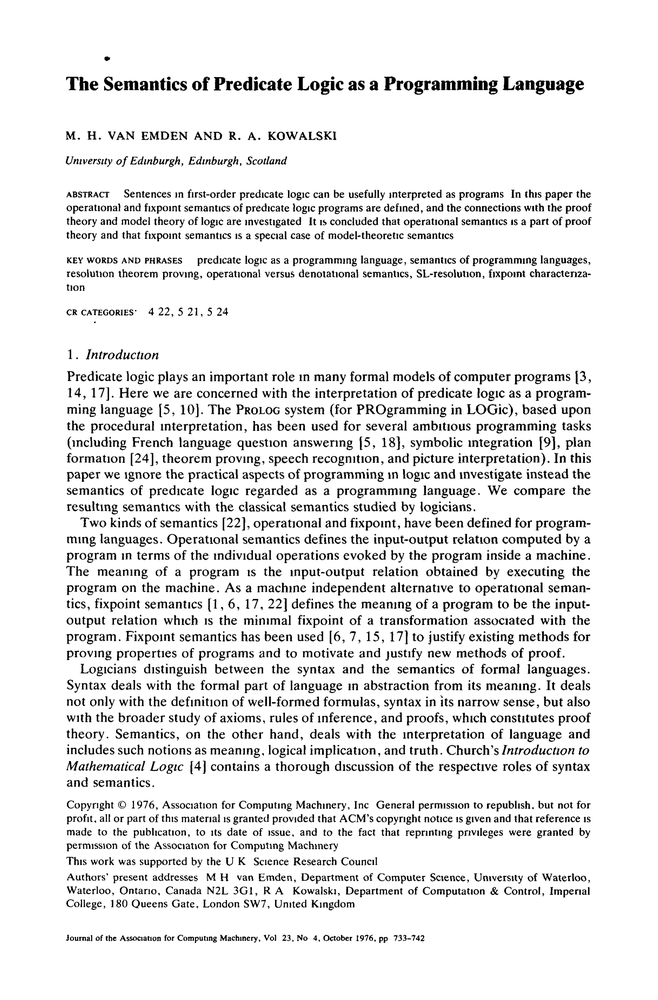
#> input picture images/Emden76/1.png, 658 x 1000 px, shrunk from 3751 x 5700 before the run, found by its file name
$ python xycut.py
#> lines starting #> are read from the running program, lines starting #| are printed output that depends on the picture; after the words box and inside, x2 and y2 are one past the last pixel; in counts of white or black regions, pixels touching at a corner belong together
#> further down, image is the input picture: PIL image 658x1000 RGB; min 0, max 255, mean 232.2
# Important Imports
import numpy as np
from PIL import Image
from scipy.signal import find_peaks
import cv2

# image = PIL.Image, n = Number of Segments
# ignoreBottomTop = Segmentation of top and bottom of Image
# axis = 0 (for vertical-lines) or 1 (for horizontal-lines)
# Returns a gray image, PIL Image.
def recursiveXYCut(image, n, ignoreBottomTop = True, axis = 1):
#> called with n = 50, ignoreBottomTop = True, axis = 1
    image = image.convert('L')
#> image: PIL image 658x1000 L
    image_arr = np.asarray(image)
    # distance for peaks
    distance = image_arr.shape[0 if axis == 1 else 1]/n
#> distance = 20
    # Sum the pixels along given axis
    sum_vals = image_arr.sum(axis = axis)
#> sum_vals = 1000 values, max 167790 at index 0, min 83577 at index 89, mean 152792.3
    # Get the indices of the peaks
    peaks, _ = find_peaks(sum_vals, distance=distance)
#> peaks = 33 values from 68 to 922
    # Temp variable to create segment lines i.e. 0 out the required values.
    temp = np.ones(image_arr.shape)
    # Skip top and bottom segmentation or not (depends on the param)
    #for peak in peaks[1:-1 if ignoreBottomTop else ]:
    for peak in peaks[1:-1] if ignoreBottomTop else peaks:
        if axis == 1:
            temp[range(peak-2, peak+2)] = 0
        else:
            temp[:, range(peak-2, peak+2)] = 0
#> this loop made 31 passes
#> peak on passes 1 to 12: 92, 112, 148, 178, 202, 228, 248, 278, 299, 336, 364, 386
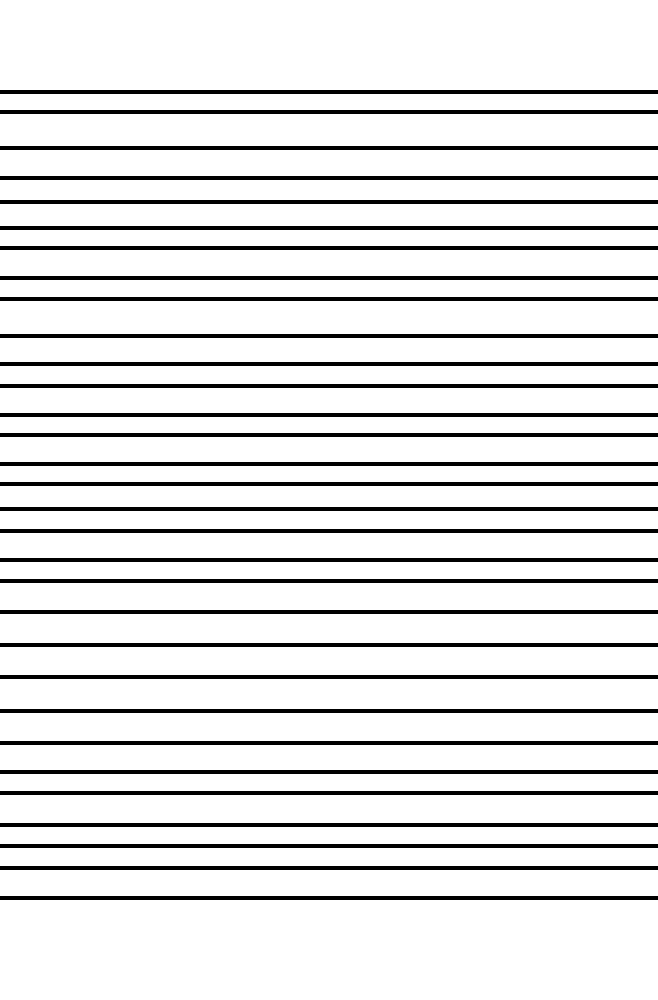
#> temp: shape (1000, 658) float64; values 0 (black) and 1 (white), 87.6% white; 31 black regions, largest, box (x1, y1, x2, y2) and area: (0, 90, 658, 94) 2632, (0, 110, 658, 114) 2632, (0, 146, 658, 150) 2632
    return Image.fromarray(np.uint8(image_arr * temp))
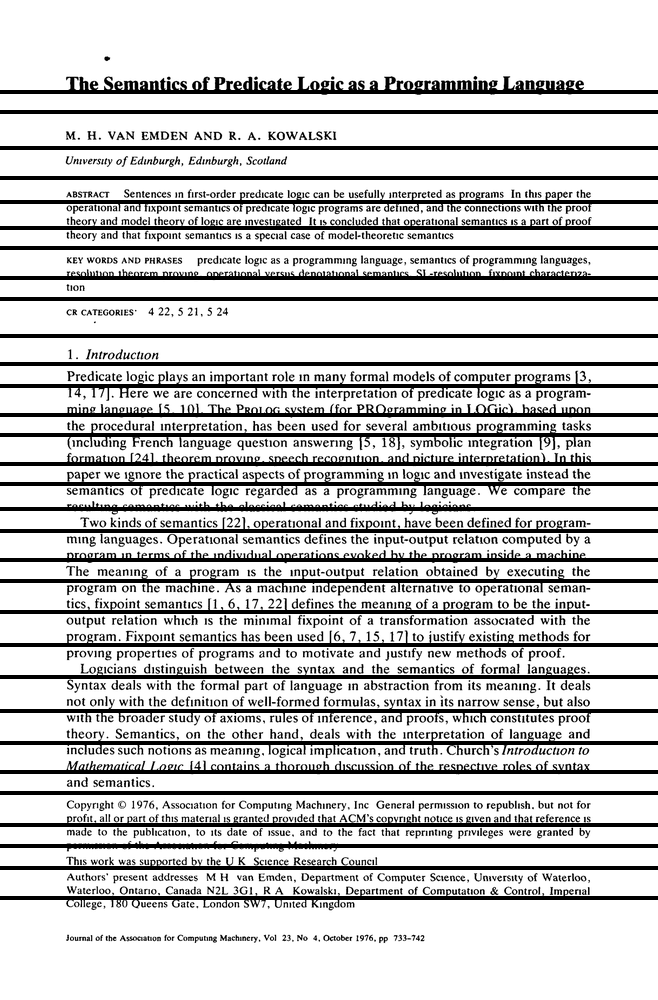
#> returned value: PIL image 658x1000 L; min 0, max 255, mean 201.8

if __name__=='__main__':
    image = Image.open("/Users/parag/Downloads/test_pdf_2_img/Alford94/1.png")
    image = recursiveXYCut(image, 50)
    import matplotlib.pyplot as plt
    import matplotlib.image as mpimg
    imgplot = plt.imshow(image)
    plt.show()

$ run again, with images/Emden76/10.png copied over images/Emden76/1.png
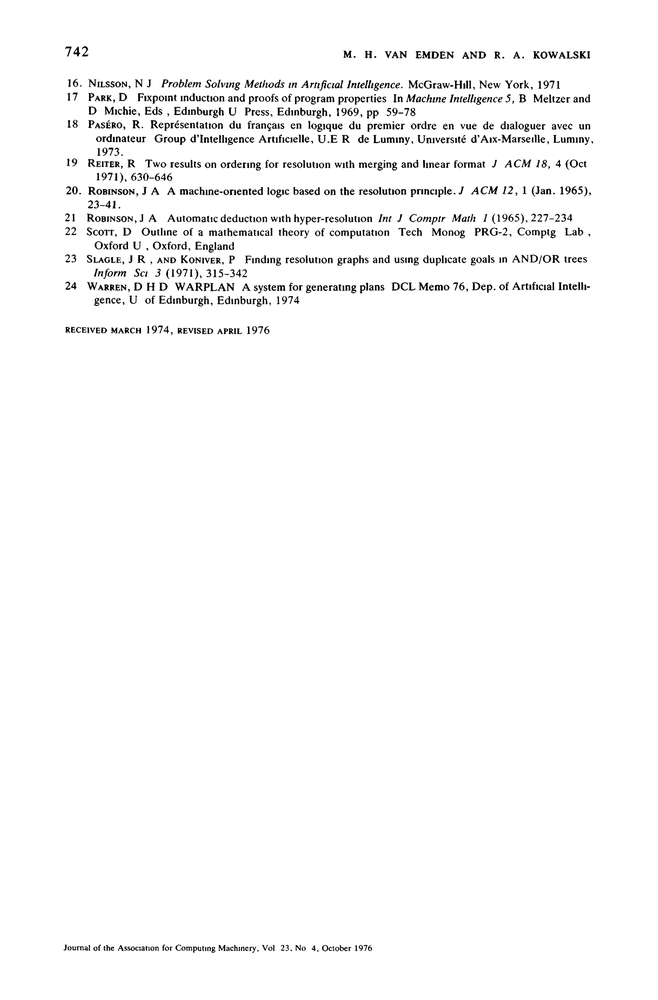
#> input picture images/Emden76/10.png, 658 x 1000 px, shrunk from 3751 x 5700 before the run, found by its file name
#> image is the input picture: PIL image 658x1000 RGB; min 0, max 255, mean 248.6
#> image: PIL image 658x1000 L
#> sum_vals = 1000 values, max 167790 at index 0, min 109907 at index 193, mean 163585.8
#> peaks = [45, 68, 91, 119, 146, 183, 209, 240, 266, 294, 315, 639, 943]
#> the loop in recursiveXYCut, `for peak in peaks[1:-1] if ignoreBottomTop else peaks:` made 11 passes
#> peak on passes 1 to 8: 68, 91, 119, 146, 183, 209, 240, 266
#> after the loop in recursiveXYCut, `for peak in peaks[1:-1] if ignoreBottomTop else peaks:`:
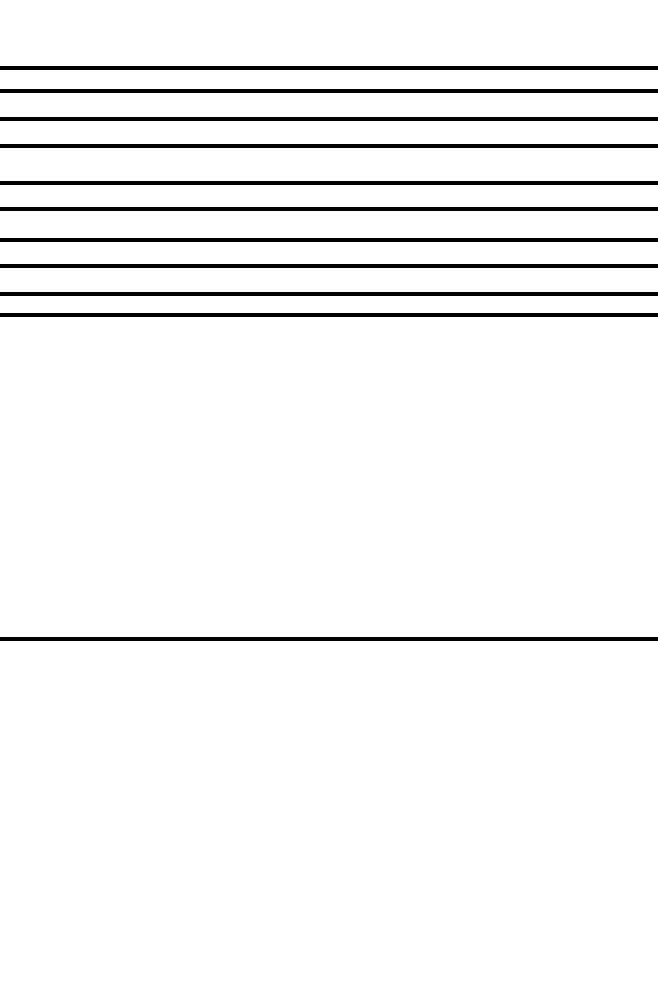
#> temp: shape (1000, 658) float64; values 0 (black) and 1 (white), 95.6% white; 11 black regions, largest, box (x1, y1, x2, y2) and area: (0, 66, 658, 70) 2632, (0, 89, 658, 93) 2632, (0, 117, 658, 121) 2632
#> in recursiveXYCut, `return Image.fromarray(np.uint8(image_arr * temp))`:
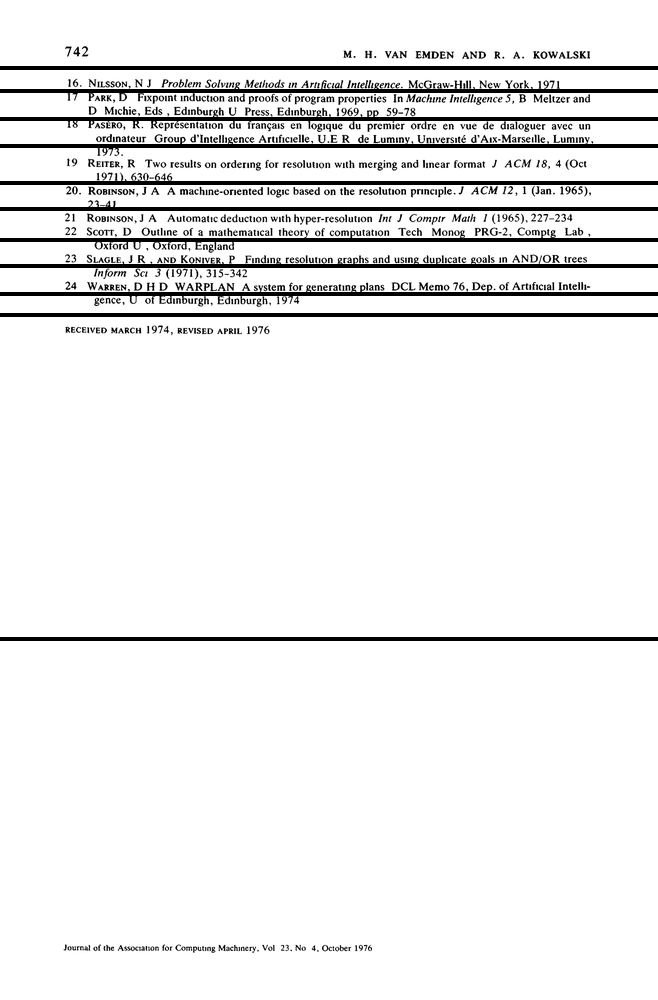
#> returned value: PIL image 658x1000 L; min 0, max 255, mean 237.4

$ run again, with images/Emden76/2.png copied over images/Emden76/1.png
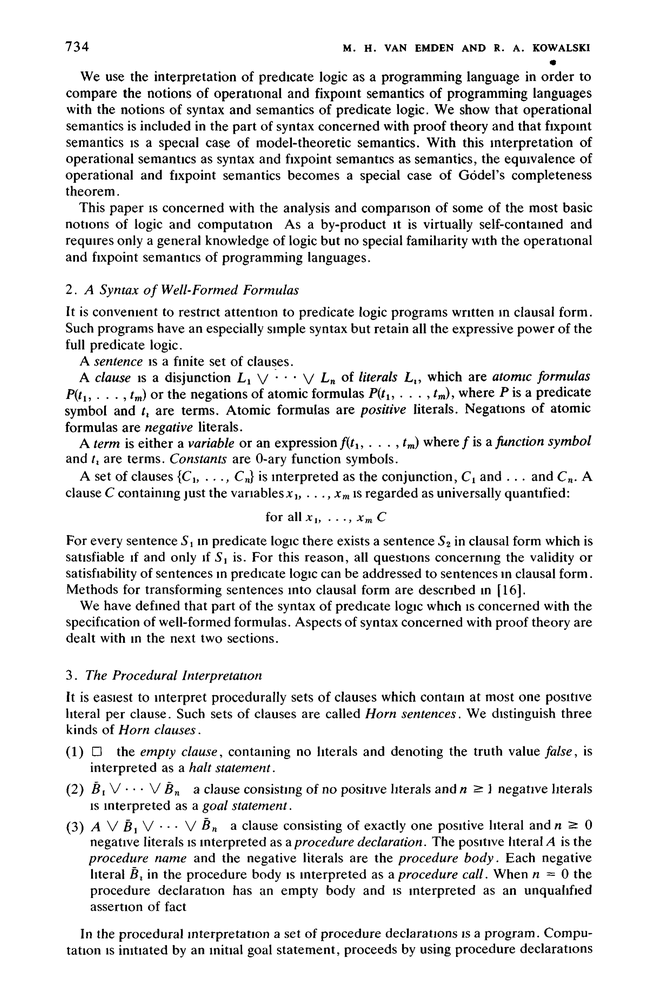
#> input picture images/Emden76/2.png, 658 x 1000 px, shrunk from 3751 x 5700 before the run, found by its file name
#> image is the input picture: PIL image 658x1000 RGB; min 0, max 255, mean 232.4
#> image: PIL image 658x1000 L
#> sum_vals = 1000 values, max 167790 at index 0, min 101537 at index 162, mean 152891.7
#> peaks = 33 values from 55 to 942
#> the loop in recursiveXYCut, `for peak in peaks[1:-1] if ignoreBottomTop else peaks:` made 31 passes
#> peak on passes 1 to 8: 82, 102, 131, 152, 177, 199, 229, 249
#> after the loop in recursiveXYCut, `for peak in peaks[1:-1] if ignoreBottomTop else peaks:`:
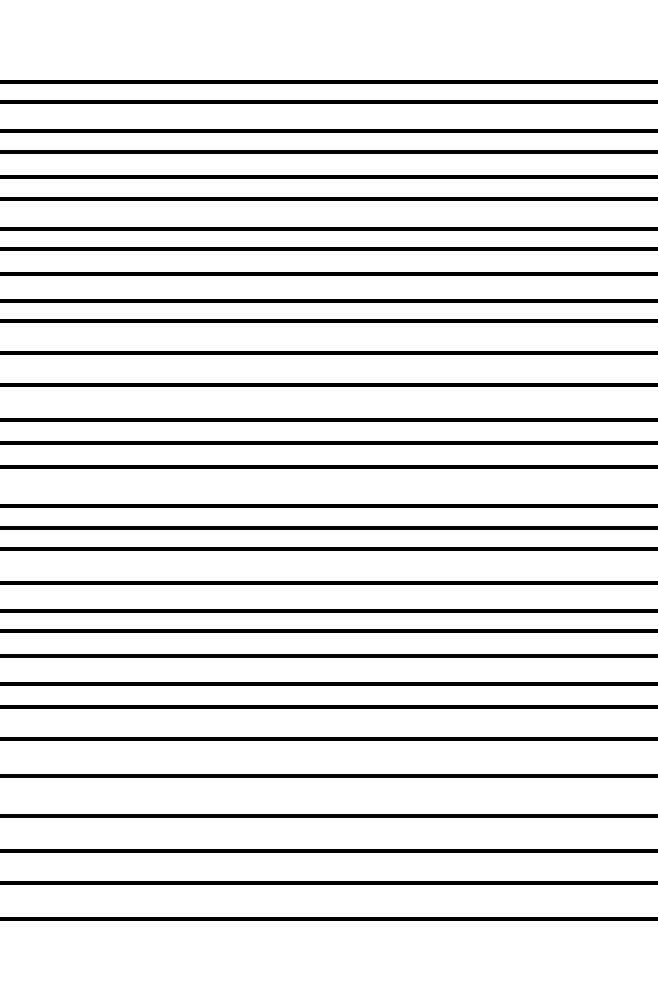
#> temp: shape (1000, 658) float64; values 0 (black) and 1 (white), 87.6% white; 31 black regions, largest, box (x1, y1, x2, y2) and area: (0, 80, 658, 84) 2632, (0, 100, 658, 104) 2632, (0, 129, 658, 133) 2632
#> in recursiveXYCut, `return Image.fromarray(np.uint8(image_arr * temp))`:
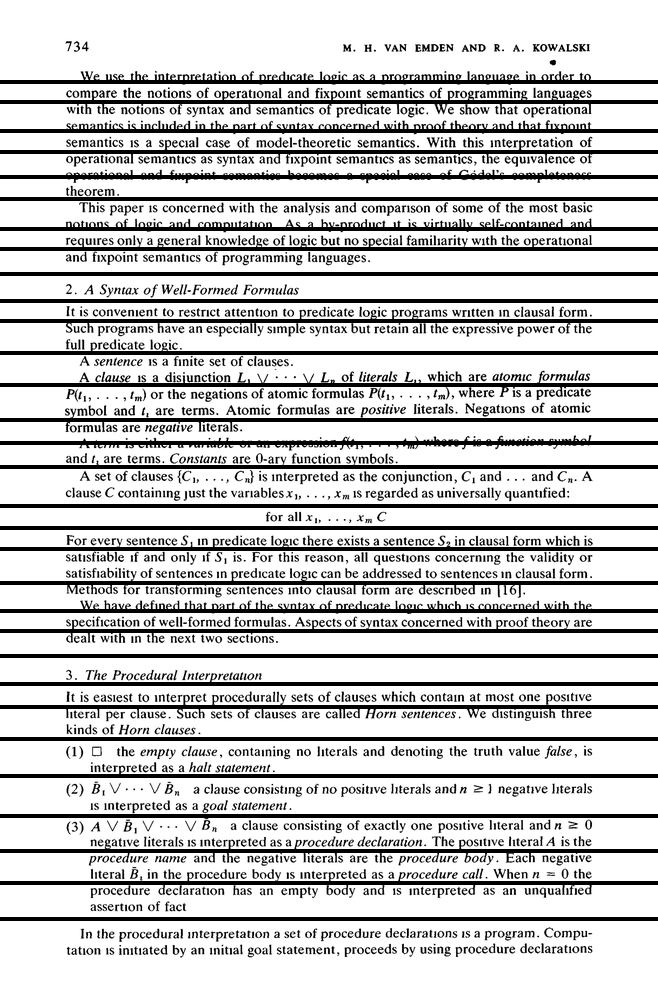
#> returned value: PIL image 658x1000 L; min 0, max 255, mean 202

$ run again, with images/Emden76/3.png copied over images/Emden76/1.png
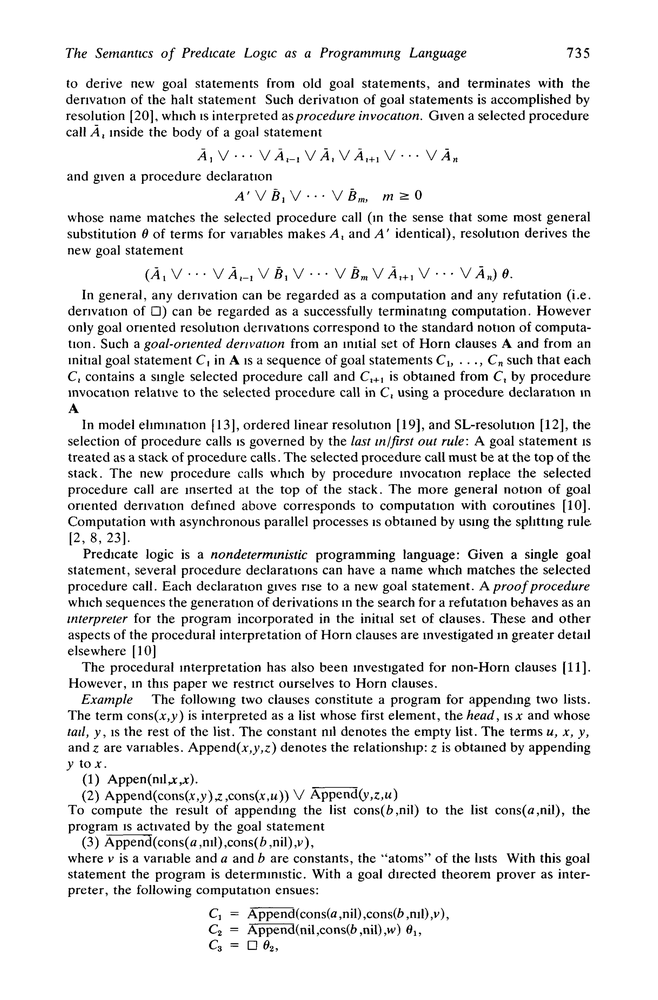
#> input picture images/Emden76/3.png, 658 x 1000 px, shrunk from 3751 x 5700 before the run, found by its file name
#> image is the input picture: PIL image 658x1000 RGB; min 0, max 255, mean 233.7
#> image: PIL image 658x1000 L
#> sum_vals = 1000 values, max 167790 at index 0, min 106580 at index 638, mean 153774.6
#> peaks = 32 values from 46 to 952
#> the loop in recursiveXYCut, `for peak in peaks[1:-1] if ignoreBottomTop else peaks:` made 30 passes
#> peak on passes 1 to 8: 69, 109, 143, 163, 184, 206, 242, 262
#> after the loop in recursiveXYCut, `for peak in peaks[1:-1] if ignoreBottomTop else peaks:`:
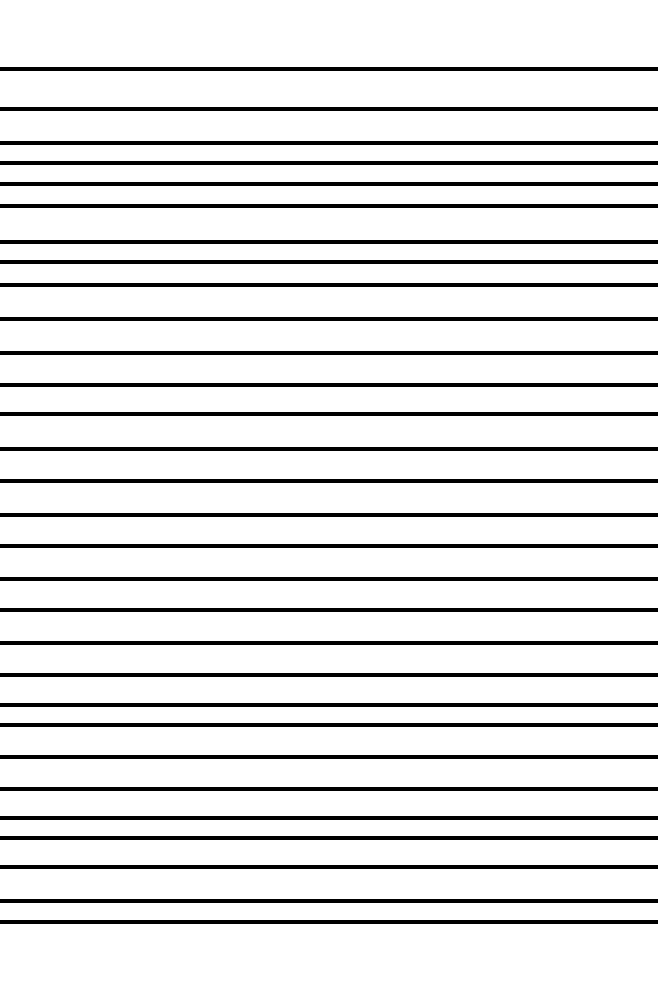
#> temp: shape (1000, 658) float64; values 0 (black) and 1 (white), 88% white; 30 black regions, largest, box (x1, y1, x2, y2) and area: (0, 67, 658, 71) 2632, (0, 107, 658, 111) 2632, (0, 141, 658, 145) 2632
#> in recursiveXYCut, `return Image.fromarray(np.uint8(image_arr * temp))`:
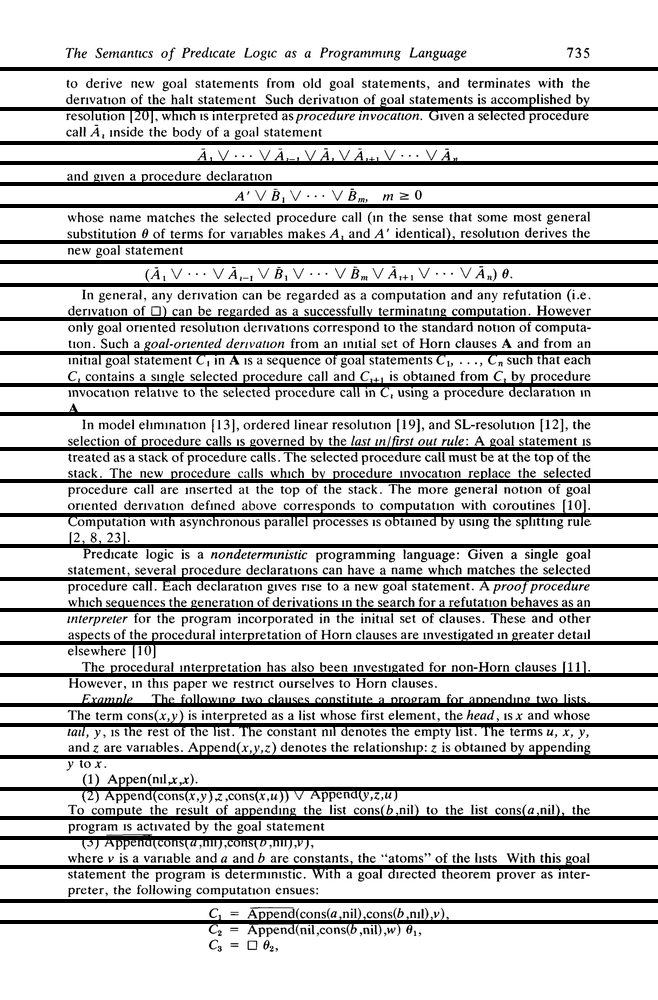
#> returned value: PIL image 658x1000 L; min 0, max 255, mean 203.4
